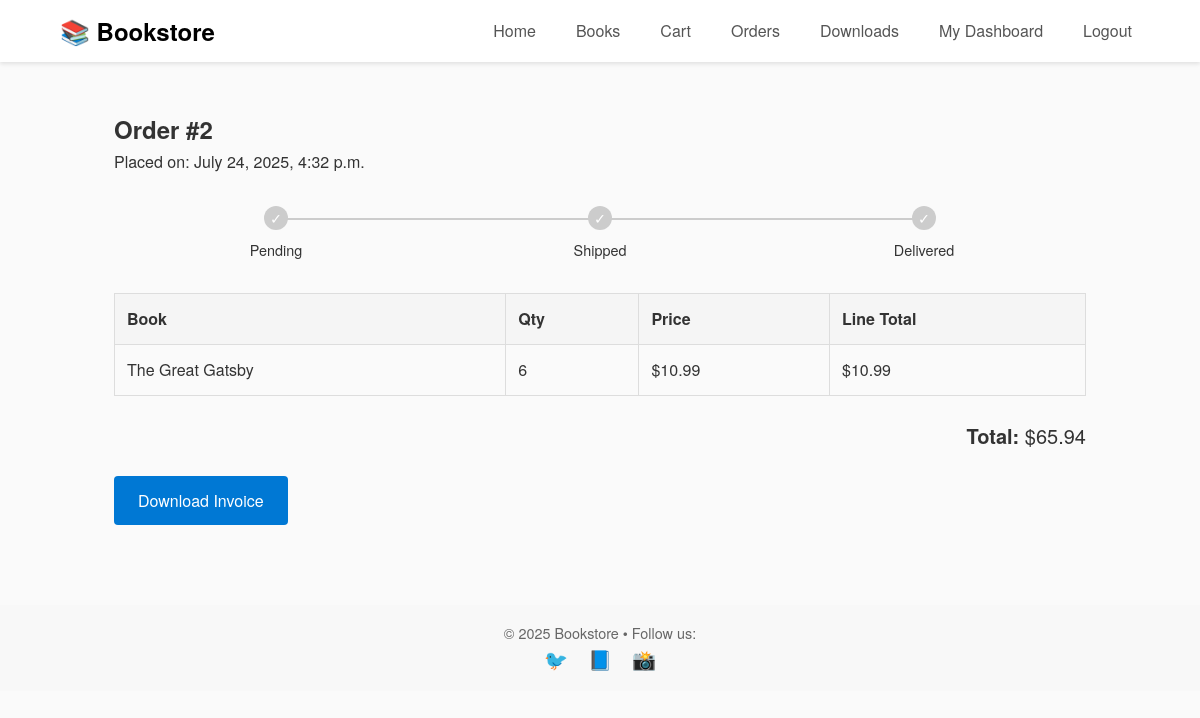
The app's page /orders/2/ (signed in) with its own data.
### store/models.py (models this page shows, shortened)
class Order(models.Model):
    STATUS_CHOICES = [
        ('pending',   'Pending'),
        ('paid',      'Paid'),
        ('shipped',   'Shipped'),
        ('delivered', 'Delivered'),
        ('cancelled', 'Cancelled'),
    ]
    user        = models.ForeignKey(User, on_delete=models.CASCADE)
    created     = models.DateTimeField(auto_now_add=True)
    status      = models.CharField(max_length=10, choices=STATUS_CHOICES, default='pending')
    full_name   = models.CharField(max_length=100)
    address     = models.CharField(max_length=255)
    city        = models.CharField(max_length=100)
    postal_code = models.CharField(max_length=20)
    country     = models.CharField(max_length=100)
    @property
    def total(self):
        return sum(item.price * item.quantity for item in self.items.all())

class OrderItem(models.Model):
    order    = models.ForeignKey(Order, on_delete=models.CASCADE, related_name='items')
    book     = models.ForeignKey('Book', on_delete=models.CASCADE)
    price    = models.DecimalField(max_digits=6, decimal_places=2)
    quantity = models.PositiveIntegerField(default=1)

class Book(models.Model):
    FORMAT_CHOICES = (
        ('ebook', 'E‑Book'),
        ('hardcopy', 'Hardcopy'),
    )
    title       = models.CharField(max_length=200)
    slug        = models.SlugField(blank=True, unique=True)
    author      = models.CharField(max_length=150)
    isbn        = models.CharField(max_length=13, unique=True)
    price       = models.DecimalField(max_digits=6, decimal_places=2)
    stock       = models.PositiveIntegerField(default=0)
    language    = models.ForeignKey(Language, on_delete=models.SET_NULL, null=True)
    book_format = models.CharField(max_length=10, choices=FORMAT_CHOICES, default='hardcopy')
    description = models.TextField()
    preview     = models.FileField(upload_to='previews/', blank=True, null=True)
    cover_img   = models.ImageField(upload_to='covers/', blank=True, null=True)
    rating      = models.DecimalField(max_digits=2, decimal_places=1, default=0.0)
    category    = models.ForeignKey(Category, on_delete=models.SET_NULL, null=True)
    publisher   = models.ForeignKey(Publisher, on_delete=models.SET_NULL, null=True)
    created     = models.DateTimeField(auto_now_add=True, null=True)

### store/views.py (the view)
# urls.py: path('orders/<int:order_id>/',         views.order_detail,  name='order_detail'),
@login_required
def order_detail(request, order_id):
    order = get_object_or_404(Order, id=order_id, user=request.user)
    return render(request, 'order_detail.html', {'order': order})

### templates/order_detail.html (shortened to what this page needs)
{% extends 'base.html' %}
{% block content %}
<div class="container mt-1">
  <h2>Order #{{ order.id }}</h2>
  <p>Placed on: {{ order.created }}</p>
  <ul class="timeline">
    <li class="{% if order.status == 'pending' %}active{% elif order.status == 'shipped' or order.status == 'delivered' or order.status == 'cancelled' %}complete{% endif %}">
      <div class="circle">✓</div><p>Pending</p>
    </li>
    <li class="{% if order.status == 'shipped' %}active{% elif order.status == 'delivered' or order.status == 'cancelled' %}complete{% endif %}">
      <div class="circle">✓</div><p>Shipped</p>
    </li>
    <li class="{% if order.status == 'delivered' %}active{% endif %}">
      <div class="circle">✓</div><p>Delivered</p>
    </li>
  </ul>
  <table class="orders-table">
    <thead>
      <tr>
        <th>Book</th><th>Qty</th><th>Price</th><th>Line Total</th>
      </tr>
    </thead>
    <tbody>
      {% for item in order.items.all %}
      <tr>
        <td>{{ item.book.title }}</td>
        <td>{{ item.quantity }}</td>
        <td>${{ item.price }}</td>
        <td>${{ item.price|floatformat:2|add:'0'|floatformat:2 }}</td>
      </tr>
      {% endfor %}
    </tbody>
  </table>
  <p class="order-total"><strong>Total:</strong> ${{ order.total }}</p>
  <div class="order-actions">
    <a href="{% url 'invoice_pdf' order.id %}" class="btn">Download Invoice</a>
  </div>
</div>
{% endblock %}

### static/css/style.css (style rules this page uses)
* { margin: 0; padding: 0; box-sizing: border-box; }
body { font-family: 'Helvetica Neue', sans-serif; color: #333; line-height: 1.6; background: #fafafa; }
a { text-decoration: none; }
.container { width: 90%; max-width: 1200px; margin: 0 auto; }
.mt-1 { margin-top: 1rem; }
.btn { display: inline-block; background: #0078d4; color: #fff; border: none; padding: 0.75rem 1.5rem; border-radius: 4px; cursor: pointer; transition: background 0.3s; }
.orders-table { width: 100%; border-collapse: collapse; margin: 1.5rem 0; }
.orders-table th, .orders-table td { border: 1px solid #ddd; padding: 0.75rem; text-align: left; }
.orders-table th { background: #f5f5f5; }
.timeline { display: flex; justify-content: space-between; list-style: none; padding: 0; margin: 2rem 0; }
.timeline li { position: relative; text-align: center; flex: 1; }
.timeline li:not(:last-child)::after { content: ''; position: absolute; top: 12px; right: -50%; width: 100%; height: 2px; background: #ccc; z-index: -1; }
.timeline li .circle { width: 24px; height: 24px; background: #ccc; border-radius: 50%; margin: 0 auto 0.5rem; line-height: 24px; color: white; font-size: 0.9rem; }
.timeline li p { margin-top: 0.25rem; font-size: 0.9rem; }
.order-total { font-size: 1.25rem; text-align: right; margin-top: 1rem; }
.order-actions { margin-top: 1.5rem; display: flex; gap: 1rem; align-items: center; }

### records on screen
Order: id "2", created "July 24, 2025, 4:32 p.m.", total "65.94"
OrderItem: book "The Great Gatsby", quantity "6", price "10.99", price|add "10.99"
